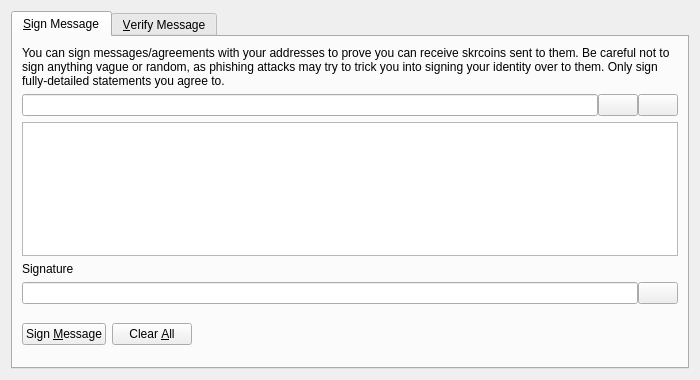
<?xml version="1.0" encoding="UTF-8"?>
<ui version="4.0">
 <class>SignVerifyMessageDialog</class>
 <widget class="QDialog" name="SignVerifyMessageDialog">
  <property name="geometry">
   <rect>
    <x>0</x>
    <y>0</y>
    <width>700</width>
    <height>380</height>
   </rect>
  </property>
  <property name="windowTitle">
   <string>Signatures - Sign / Verify a Message</string>
  </property>
  <property name="modal">
   <bool>true</bool>
  </property>
  <layout class="QVBoxLayout" name="verticalLayout">
   <item>
    <widget class="QTabWidget" name="tabWidget">
     <property name="currentIndex">
      <number>0</number>
     </property>
     <widget class="QWidget" name="tabSignMessage">
      <attribute name="title">
       <string>&amp;Sign Message</string>
      </attribute>
      <layout class="QVBoxLayout" name="verticalLayout_SM">
       <item>
        <widget class="QLabel" name="infoLabel_SM">
         <property name="text">
          <string>You can sign messages/agreements with your addresses to prove you can receive skrcoins sent to them. Be careful not to sign anything vague or random, as phishing attacks may try to trick you into signing your identity over to them. Only sign fully-detailed statements you agree to.</string>
         </property>
         <property name="textFormat">
          <enum>Qt::PlainText</enum>
         </property>
         <property name="wordWrap">
          <bool>true</bool>
         </property>
        </widget>
       </item>
       <item>
        <layout class="QHBoxLayout" name="horizontalLayout_1_SM">
         <property name="spacing">
          <number>0</number>
         </property>
         <item>
          <widget class="QValidatedLineEdit" name="addressIn_SM">
           <property name="toolTip">
            <string>The Skrcoin address to sign the message with</string>
           </property>
          </widget>
         </item>
         <item>
          <widget class="QPushButton" name="addressBookButton_SM">
           <property name="toolTip">
            <string>Choose previously used address</string>
           </property>
           <property name="text">
            <string/>
           </property>
           <property name="icon">
            <iconset resource="../bitcoin.qrc">
             <normaloff>:/icons/address-book</normaloff>:/icons/address-book</iconset>
           </property>
           <property name="shortcut">
            <string>Alt+A</string>
           </property>
           <property name="autoDefault">
            <bool>false</bool>
           </property>
          </widget>
         </item>
         <item>
          <widget class="QPushButton" name="pasteButton_SM">
           <property name="toolTip">
            <string>Paste address from clipboard</string>
           </property>
           <property name="text">
            <string/>
           </property>
           <property name="icon">
            <iconset resource="../bitcoin.qrc">
             <normaloff>:/icons/editpaste</normaloff>:/icons/editpaste</iconset>
           </property>
           <property name="shortcut">
            <string>Alt+P</string>
           </property>
           <property name="autoDefault">
            <bool>false</bool>
           </property>
          </widget>
         </item>
        </layout>
       </item>
       <item>
        <widget class="QPlainTextEdit" name="messageIn_SM">
         <property name="toolTip">
          <string>Enter the message you want to sign here</string>
         </property>
        </widget>
       </item>
       <item>
        <widget class="QLabel" name="signatureLabel_SM">
         <property name="text">
          <string>Signature</string>
         </property>
         <property name="textFormat">
          <enum>Qt::PlainText</enum>
         </property>
        </widget>
       </item>
       <item>
        <layout class="QHBoxLayout" name="horizontalLayout_2_SM">
         <property name="spacing">
          <number>0</number>
         </property>
         <item>
          <widget class="QLineEdit" name="signatureOut_SM">
           <property name="font">
            <font>
             <italic>true</italic>
            </font>
           </property>
           <property name="readOnly">
            <bool>true</bool>
           </property>
          </widget>
         </item>
         <item>
          <widget class="QPushButton" name="copySignatureButton_SM">
           <property name="toolTip">
            <string>Copy the current signature to the system clipboard</string>
           </property>
           <property name="text">
            <string/>
           </property>
           <property name="icon">
            <iconset resource="../bitcoin.qrc">
             <normaloff>:/icons/editcopy</normaloff>:/icons/editcopy</iconset>
           </property>
           <property name="autoDefault">
            <bool>false</bool>
           </property>
          </widget>
         </item>
        </layout>
       </item>
       <item>
        <layout class="QHBoxLayout" name="horizontalLayout_3_SM">
         <item>
          <widget class="QPushButton" name="signMessageButton_SM">
           <property name="toolTip">
            <string>Sign the message to prove you own this Skrcoin address</string>
           </property>
           <property name="text">
            <string>Sign &amp;Message</string>
           </property>
           <property name="icon">
            <iconset resource="../bitcoin.qrc">
             <normaloff>:/icons/edit</normaloff>:/icons/edit</iconset>
           </property>
           <property name="autoDefault">
            <bool>false</bool>
           </property>
          </widget>
         </item>
         <item>
          <widget class="QPushButton" name="clearButton_SM">
           <property name="toolTip">
            <string>Reset all sign message fields</string>
           </property>
           <property name="text">
            <string>Clear &amp;All</string>
           </property>
           <property name="icon">
            <iconset resource="../bitcoin.qrc">
             <normaloff>:/icons/remove</normaloff>:/icons/remove</iconset>
           </property>
           <property name="autoDefault">
            <bool>false</bool>
           </property>
          </widget>
         </item>
         <item>
          <spacer name="horizontalSpacer_1_SM">
           <property name="orientation">
            <enum>Qt::Horizontal</enum>
           </property>
           <property name="sizeHint" stdset="0">
            <size>
             <width>40</width>
             <height>48</height>
            </size>
           </property>
          </spacer>
         </item>
         <item>
          <widget class="QLabel" name="statusLabel_SM">
           <property name="font">
            <font>
             <weight>75</weight>
             <bold>true</bold>
            </font>
           </property>
           <property name="text">
            <string/>
           </property>
           <property name="wordWrap">
            <bool>true</bool>
           </property>
          </widget>
         </item>
         <item>
          <spacer name="horizontalSpacer_2_SM">
           <property name="orientation">
            <enum>Qt::Horizontal</enum>
           </property>
           <property name="sizeHint" stdset="0">
            <size>
             <width>40</width>
             <height>48</height>
            </size>
           </property>
          </spacer>
         </item>
        </layout>
       </item>
      </layout>
     </widget>
     <widget class="QWidget" name="tabVerifyMessage">
      <attribute name="title">
       <string>&amp;Verify Message</string>
      </attribute>
      <layout class="QVBoxLayout" name="verticalLayout_VM">
       <item>
        <widget class="QLabel" name="infoLabel_VM">
         <property name="text">
          <string>Enter the receiver's address, message (ensure you copy line breaks, spaces, tabs, etc. exactly) and signature below to verify the message. Be careful not to read more into the signature than what is in the signed message itself, to avoid being tricked by a man-in-the-middle attack. Note that this only proves the signing party receives with the address, it cannot prove sendership of any transaction!</string>
         </property>
         <property name="textFormat">
          <enum>Qt::PlainText</enum>
         </property>
         <property name="alignment">
          <set>Qt::AlignLeading|Qt::AlignLeft|Qt::AlignTop</set>
         </property>
         <property name="wordWrap">
          <bool>true</bool>
         </property>
        </widget>
       </item>
       <item>
        <layout class="QHBoxLayout" name="horizontalLayout_1_VM">
         <property name="spacing">
          <number>0</number>
         </property>
         <item>
          <widget class="QValidatedLineEdit" name="addressIn_VM">
           <property name="toolTip">
            <string>The Skrcoin address the message was signed with</string>
           </property>
          </widget>
         </item>
         <item>
          <widget class="QPushButton" name="addressBookButton_VM">
           <property name="toolTip">
            <string>Choose previously used address</string>
           </property>
           <property name="text">
            <string/>
           </property>
           <property name="icon">
            <iconset resource="../bitcoin.qrc">
             <normaloff>:/icons/address-book</normaloff>:/icons/address-book</iconset>
           </property>
           <property name="shortcut">
            <string>Alt+A</string>
           </property>
           <property name="autoDefault">
            <bool>false</bool>
           </property>
          </widget>
         </item>
        </layout>
       </item>
       <item>
        <widget class="QPlainTextEdit" name="messageIn_VM"/>
       </item>
       <item>
        <widget class="QValidatedLineEdit" name="signatureIn_VM"/>
       </item>
       <item>
        <layout class="QHBoxLayout" name="horizontalLayout_2_VM">
         <item>
          <widget class="QPushButton" name="verifyMessageButton_VM">
           <property name="toolTip">
            <string>Verify the message to ensure it was signed with the specified Skrcoin address</string>
           </property>
           <property name="text">
            <string>Verify &amp;Message</string>
           </property>
           <property name="icon">
            <iconset resource="../bitcoin.qrc">
             <normaloff>:/icons/transaction_0</normaloff>:/icons/transaction_0</iconset>
           </property>
           <property name="autoDefault">
            <bool>false</bool>
           </property>
          </widget>
         </item>
         <item>
          <widget class="QPushButton" name="clearButton_VM">
           <property name="toolTip">
            <string>Reset all verify message fields</string>
           </property>
           <property name="text">
            <string>Clear &amp;All</string>
           </property>
           <property name="icon">
            <iconset resource="../bitcoin.qrc">
             <normaloff>:/icons/remove</normaloff>:/icons/remove</iconset>
           </property>
           <property name="autoDefault">
            <bool>false</bool>
           </property>
          </widget>
         </item>
         <item>
          <spacer name="horizontalSpacer_1_VM">
           <property name="orientation">
            <enum>Qt::Horizontal</enum>
           </property>
           <property name="sizeHint" stdset="0">
            <size>
             <width>40</width>
             <height>48</height>
            </size>
           </property>
          </spacer>
         </item>
         <item>
          <widget class="QLabel" name="statusLabel_VM">
           <property name="font">
            <font>
             <weight>75</weight>
             <bold>true</bold>
            </font>
           </property>
           <property name="text">
            <string/>
           </property>
           <property name="wordWrap">
            <bool>true</bool>
           </property>
          </widget>
         </item>
         <item>
          <spacer name="horizontalSpacer_2_VM">
           <property name="orientation">
            <enum>Qt::Horizontal</enum>
           </property>
           <property name="sizeHint" stdset="0">
            <size>
             <width>40</width>
             <height>48</height>
            </size>
           </property>
          </spacer>
         </item>
        </layout>
       </item>
      </layout>
     </widget>
    </widget>
   </item>
  </layout>
 </widget>
 <customwidgets>
  <customwidget>
   <class>QValidatedLineEdit</class>
   <extends>QLineEdit</extends>
   <header>qt/qvalidatedlineedit.h</header>
  </customwidget>
 </customwidgets>
 <resources>
  <include location="../bitcoin.qrc"/>
 </resources>
 <connections/>
</ui>
